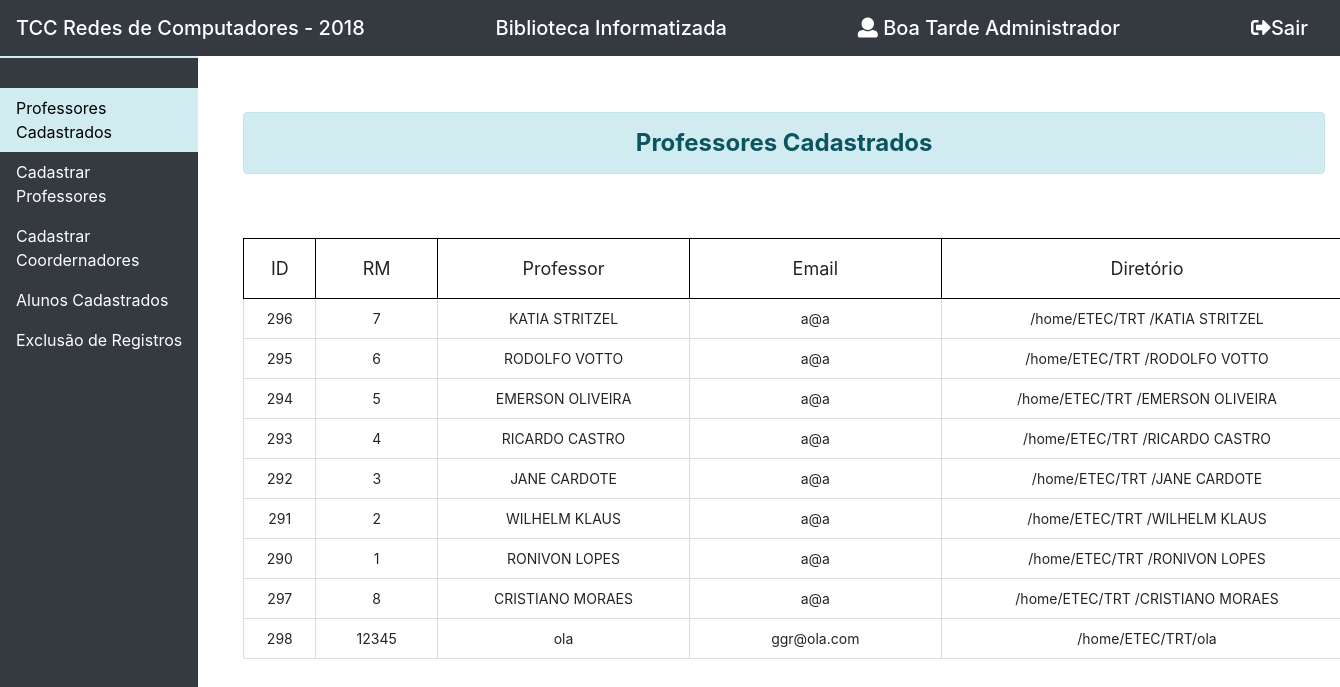
Screenshot of /funcionarios/cadastrar.php (signed in) with the database file from the repository.
### tables this page shows
CREATE TABLE `ftpuser` (
  `id` int(10) unsigned NOT NULL AUTO_INCREMENT,
  `userid` varchar(32) NOT NULL DEFAULT '',
  `passwd` varchar(32) NOT NULL DEFAULT '',
  `username` varchar(100) NOT NULL DEFAULT '',
  `userrm` int(5) NOT NULL DEFAULT '0',
  `useremail` varchar(100) NOT NULL DEFAULT '',
  `pergunta` varchar(100) NOT NULL DEFAULT '',
  `resposta` varchar(100) NOT NULL DEFAULT '',
  `uid` smallint(6) NOT NULL DEFAULT '3001',
  `gid` smallint(6) NOT NULL DEFAULT '3001',
  `homedir` varchar(255) NOT NULL DEFAULT '/var/www/ftp/',
  `shell` varchar(16) NOT NULL DEFAULT '/sbin/nologin',
  `count` int(11) NOT NULL DEFAULT '0',
  `accessed` datetime NOT NULL DEFAULT '2000-02-02 02:02:02',
  `modified` datetime NOT NULL DEFAULT '2000-02-02 02:02:02',
  `curso` int(2) DEFAULT NULL,
  PRIMARY KEY (`id`),
  UNIQUE KEY `userid` (`userid`)
);

### funcionarios/cadastrar.php (the view, shortened to what this page needs)
<?php
	include_once("include/header.php");
	include('processa/conexao.php');
	if(isset($_SESSION['logado']) && isset($_SESSION['usuario']))
	{
		$logado = $_SESSION['logado'];
		$login = $_SESSION['usuario'];
		if($logado == 1)
		{
			$sql = "SELECT * FROM ftpuser WHERE uid = 1004";
			$resul = mysqli_query($conexao, $sql);
			$dados = mysqli_fetch_array($resul);
			$hora = date("H");
			if($hora >=6 && $hora <=12)
			{
				$resp = "Bom Dia ";
			}
			else if($hora >12 && $hora <=18)
			{
				$resp = "Boa Tarde ";
			}
?>
<link rel="stylesheet" type="text/css" href="../css/bootstrap/css/bootstrap.css">
<link rel="stylesheet" type="text/css" href="css/estilo3.css">
<link rel="stylesheet" href="../fontes/web-fonts-with-css/css/fontawesome-all.css">
<link rel="stylesheet" href="../fontes/web-fonts-with-css/css/fontawesome.css">
<body>
	<nav class="navbar navbar-dark bg-dark">
	  	<span class="navbar-brand mb-0 h1">TCC Redes de Computadores - 2018</span>
	  	<span class="navbar-brand mb-0 h1">Biblioteca Informatizada</span>
	  	<span class="navbar-brand mb-0 h1"><i class="fas fa-user"></i> <?php echo $resp . $login;?></span>
	  	<span class="navbar-brand mb-0 h1"><a href="processa/sair.php" style="color:#FFFFFF"><i class="fas fa-sign-out-alt"></i>Sair</a></span>
	</nav>
	<div class="row">
		<div class="col-md-2">
			<div class="nav flex-column bg-dark menuV" style="min-height:2000px;">
			  	<a class="nav-link active" style="margin-top:30px;" href="cadastrar.php">Professores Cadastrados</a>
			  	<a class="nav-link" href="cadprof.php">Cadastrar Professores</a>
			  	<a class="nav-link" href="cadcoor.php">Cadastrar Coordernadores</a>
			  	<a class="nav-link" href="cadalu.php">Alunos Cadastrados</a>
			  	<a class="nav-link" href="exclusao.php">Exclusão de Registros</a>
			</div>
		</div>
		<div class="col-md-10">
			<div class="container">
				<p style="height:40px;"></p>
				<div class="alert alert-info text-center">
					<strong style="font-size:24px;">Professores Cadastrados</strong>
				</div>
				<br>
				<br>
				<table style="width:1110px;border:1px solid #dbdcdd;" id="tabela" class="text-center">
					<tr style="font-size:18px;height:60px;">
						<td class="userid princ">ID</td>
						<td class="userrm princ">RM</td>
						<td class="userprof princ">Professor</td>
						<td class="useremail princ">Email</td>
						<td class="userdir princ">Diretório</td>
					</tr>
					<tr style="font-size:14px;height:40px;" class="princ">
						<td class="userid"><?php echo $dados['id']; ?></td>
						<td class="userrm"><?php echo $dados['userrm']; ?></td>
						<td class="userprof"><?php echo $dados['username']; ?></td>
						<td class="useremail"><?php echo $dados['useremail']; ?></td>
						<td class="userdir"><?php echo $dados['homedir']; ?></td>
					</tr>
					<?php
					    while($dados = mysqli_fetch_array($resul))
						{
					?>
					<tr style="font-size:14px;height:40px;" class="princ">
						<td class="userid"><?php echo $dados['id']; ?></td>
						<td class="userrm"><?php echo $dados['userrm']; ?></td>
						<td class="userprof"><?php echo $dados['username']; ?></td>
						<td class="useremail"><?php echo $dados['useremail']; ?></td>
						<td class="userdir"><?php echo $dados['homedir']; ?></td>
					</tr>
					<?php
						}
					?>
				</table>
				<p style="height:400px;"></p>
			</div>
		</div>
	</div>
</body>
</html>
<?php
		}
	}
	else
	{
		header("location:index.php");
	}
?>

### funcionarios/include/header.php (shortened to what this page needs)
<!DOCTYPE html>
<html lang="pt">
<head>
	<link rel="stylesheet" href="../fontes/web-fonts-with-css/css/fontawesome-all.css">
	<link rel="stylesheet" href="../fontes/web-fonts-with-css/css/fontawesome.css">
</head>

### funcionarios/cadastrar.php (style rules this page uses)
.userid { width:72px; border:1px solid #dbdcdd; }
.userprof { width:252px; border:1px solid #dbdcdd; }
.userrm { width:122px; border:1px solid #dbdcdd; }
.useremail { width:252px; border:1px solid #dbdcdd; }
.userdir { width:412px; border:1px solid #dbdcdd; }
.princ { border:1px solid #000000; border-radius:4px; }
.menuV a.active { background-color: #d1ecf1; color: black; }
.menuV a { color: white; }
.menuV { min-height:900px; border-top:2px solid #d1ecf1; }

### rows the page displays
ftpuser: id "296", userrm "7", username "KATIA STRITZEL", useremail "a@a", homedir "/home/ETEC/TRT /KATIA STRITZEL"
ftpuser: id "295", userrm "6", username "RODOLFO VOTTO", useremail "a@a", homedir "/home/ETEC/TRT /RODOLFO VOTTO"
ftpuser: id "294", userrm "5", username "EMERSON OLIVEIRA", useremail "a@a", homedir "/home/ETEC/TRT /EMERSON OLIVEIRA"
ftpuser: id "293", userrm "4", username "RICARDO CASTRO", useremail "a@a", homedir "/home/ETEC/TRT /RICARDO CASTRO"
ftpuser: id "292", userrm "3", username "JANE CARDOTE", useremail "a@a", homedir "/home/ETEC/TRT /JANE CARDOTE"
ftpuser: id "291", userrm "2", username "WILHELM KLAUS", useremail "a@a", homedir "/home/ETEC/TRT /WILHELM KLAUS"
ftpuser: id "290", userrm "1", username "RONIVON LOPES", useremail "a@a", homedir "/home/ETEC/TRT /RONIVON LOPES"
ftpuser: id "297", userrm "8", username "CRISTIANO MORAES", useremail "a@a", homedir "/home/ETEC/TRT /CRISTIANO MORAES"
ftpuser: id "298", userrm "12345", username "ola", useremail "ggr@ola.com", homedir "/home/ETEC/TRT/ola"

### other values shown
$resp "Boa Tarde"
$login "Administrador"
